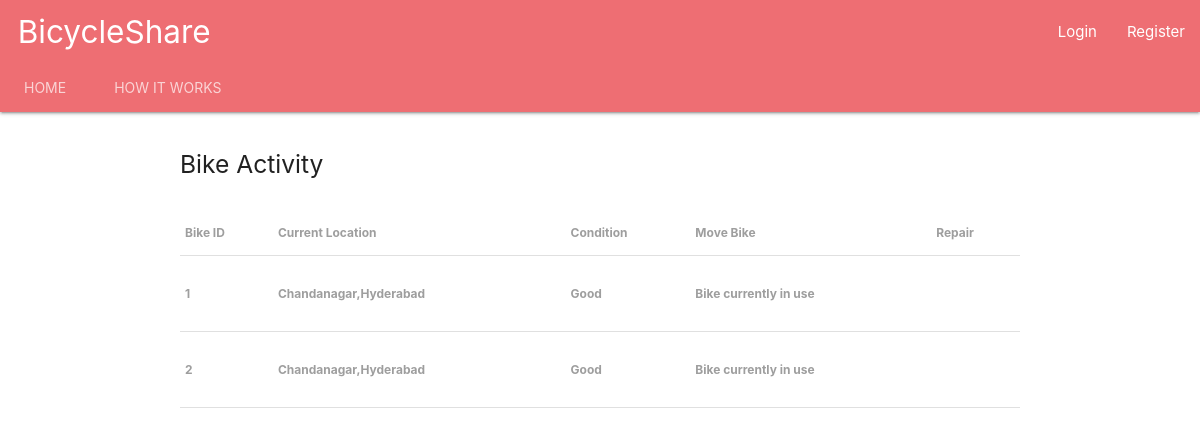
Page /operator/ on the committed database.
### BikeShare/models.py (models this page shows, shortened)
class Bike(models.Model):
    in_use = models.BooleanField(default=False)
    is_faulty = models.BooleanField(default=False)
    station = models.ForeignKey(Station, on_delete=models.CASCADE)
    class Meta:
        verbose_name_plural = 'Bikes'
    def condition(self):
        if self.is_faulty:
            return "Faulty"
        else:
            return "Good"

class Station(models.Model):
    station_name = models.CharField(max_length=100, default="")
    station_latitude = models.FloatField(null=True)
    station_longitude = models.FloatField(null=True)
    def __str__(self):
        return self.station_name

### BikeShare/views.py (the view)
# urls.py: path('operator/', views.operator_page, name='bikeshare-operator'),
def operator_page(request):
    faultybikes = Bike.objects.all().filter(is_faulty=True)
    all_bikes = Bike.objects.all().filter()
    move_stations = Station.objects.all()
    context = {
        'faulty_bikes': faultybikes,
        'all_bikes': all_bikes,
        'move_stations': move_stations}
    return render(request, 'operator_page.html', context=context)

### BikeShare/templates/operator_page.html (shortened to what this page needs)
{% extends 'base.html' %}
{% block content %}
<br>
<h5>Bike Activity</h5>
<br>
    <table>
        <thead>
        <tr>
            <th><label>Bike ID</label></th>
            <th><label>Current Location</label></th>
            <th><label>Condition</label></th>
            <th><label>Move Bike</label></th>
            <th><label>Repair</label></th>
        </tr>
        </thead>
    <tbody>
    {% for bike in all_bikes %}
    <tr>
    <th><label>{{ bike.id }}</label></th>
        <th><label>{{ bike.station }}</label></th>
    <th><label> {{ bike.condition }}</label></th>
    <th><label>    {% if bike.in_use %} <br>Bike currently in use<br><br> {% else %}
   <form action="{% url 'bikeshare:move_bike' bike.id %}" method="post">{% csrf_token %}
       <button type="submit" class="cancelbtn waves-effect waves-light btn" name="return_station">Move Bike</button><br>
   </form>
    {% endif %}
    </label></th>
        <th>
    </th>
    </tr>
    {% endfor %}
    </tbody>
    </table>
{% endblock %}

### rows in the picture
Bike: id "1", station "Chandanagar,Hyderabad", condition "Good", in_use "Bike currently in use"
Bike: id "2", station "Chandanagar,Hyderabad", condition "Good", in_use "Bike currently in use"
